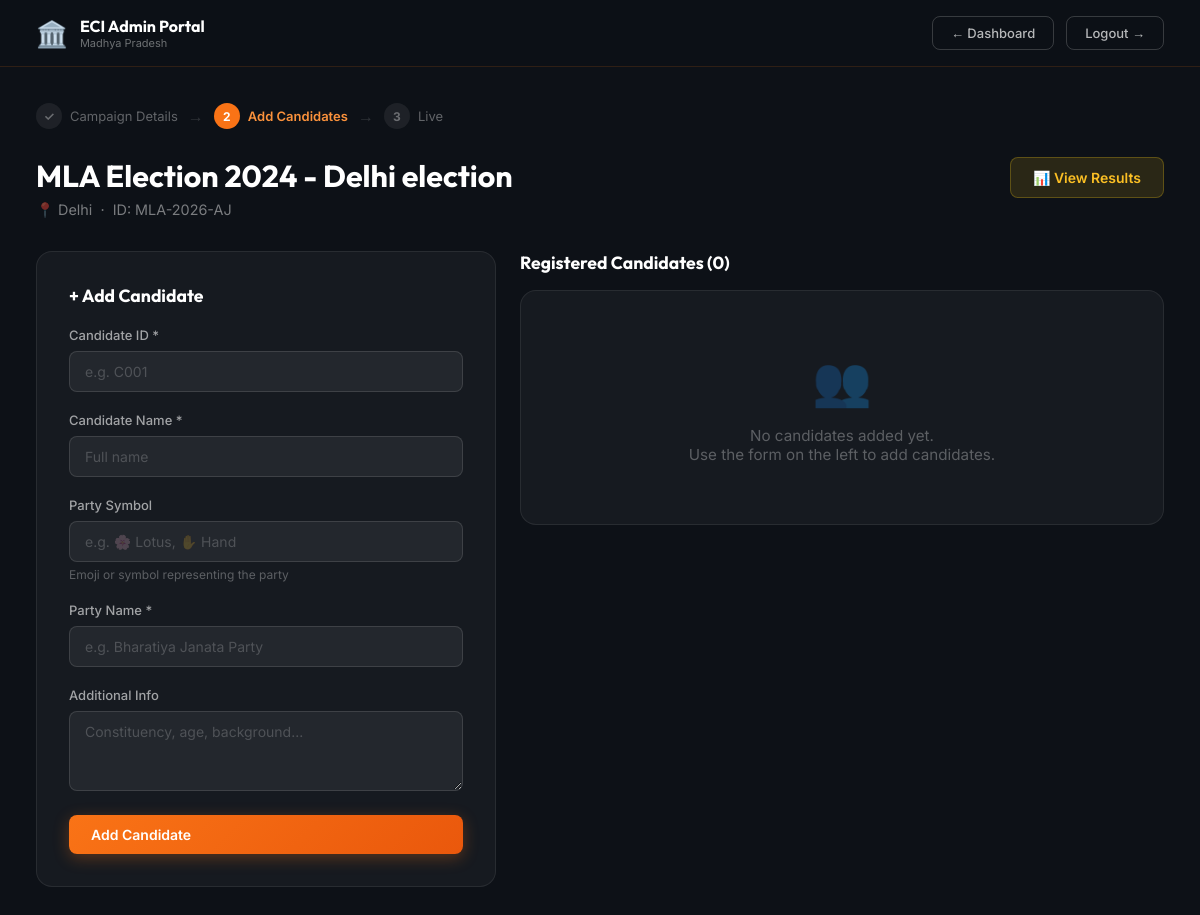
The page /admin/manage_campaign/MLA-2026-AJ (signed in) on the database its author committed.
### tables this page shows
CREATE TABLE campaigns (
        campaign_id TEXT PRIMARY KEY,
        campaign_name TEXT NOT NULL,
        constituency TEXT NOT NULL,
        start_dt TEXT NOT NULL,
        end_dt TEXT NOT NULL,
        result_published INTEGER DEFAULT 0
    );

### app.py (the view, shortened to what this page needs)
@app.route('/admin/manage_campaign/<campaign_id>', methods=['GET', 'POST'])
def manage_campaign(campaign_id):
    if not session.get('admin'):
        return redirect(url_for('admin_login'))
    con = get_db()
    cur = con.cursor()
    cur.execute("SELECT * FROM campaigns WHERE campaign_id=?", (campaign_id,))
    campaign = cur.fetchone()
    if not campaign:
        flash('Campaign not found.', 'error')
        con.close()
        return redirect(url_for('admin_dashboard'))
    cur.execute("SELECT * FROM candidates WHERE campaign_id=? ORDER BY candidate_id", (campaign_id,))
    candidates = cur.fetchall()
    con.close()
    return render_template('admin/manage_campaign.html', campaign=campaign, candidates=candidates)

### app.py (called while the page is built)
def get_db():
    con = sqlite3.connect(DB_PATH, timeout=20)
    con.row_factory = sqlite3.Row
    return con

### templates/admin/manage_campaign.html (shortened to what this page needs)
{% extends 'base.html' %}
{% block body_class %}admin-body portal-body{% endblock %}
{% block extra_css %}<link rel="stylesheet" href="{{ url_for('static', filename='admin.css') }}">{% endblock %}
{% block content %}
<nav class="portal-nav admin-nav">
  <a href="{{ url_for('admin_dashboard') }}" class="nav-brand">
    <span class="nav-brand-icon">🏛️</span>
    <div>
      <div class="nav-brand-text">ECI Admin Portal</div>
      <div class="nav-brand-sub">Madhya Pradesh</div>
    </div>
  </a>
  <div class="nav-actions">
    <a href="{{ url_for('admin_dashboard') }}" class="nav-logout">← Dashboard</a>
    <a href="{{ url_for('admin_logout') }}" class="nav-logout">Logout →</a>
  </div>
</nav>
<div class="portal-content">
  <div class="step-indicator">
    <div class="step"><span class="step-num">✓</span> Campaign Details</div>
    <span class="step-sep">→</span>
    <div class="step active"><span class="step-num">2</span> Add Candidates</div>
    <span class="step-sep">→</span>
    <div class="step"><span class="step-num">3</span> Live</div>
  </div>
  <div class="page-header" style="display:flex;justify-content:space-between;align-items:flex-start;flex-wrap:wrap;gap:12px">
    <div>
      <h1>{{ campaign['campaign_name'] }}</h1>
      <p>📍 {{ campaign['constituency'] }} &nbsp;·&nbsp; ID: {{ campaign['campaign_id'] }}</p>
    </div>
    <a href="{{ url_for('admin_results', campaign_id=campaign['campaign_id']) }}" class="btn btn-results">📊 View Results</a>
  </div>
  <div style="display:grid;grid-template-columns:1fr 1.4fr;gap:24px;align-items:start" class="manage-grid">
    <div class="form-card">
      <h3 style="color:white;font-family:'Outfit',sans-serif;font-size:1.1rem;margin-bottom:20px">+ Add Candidate</h3>
      <form method="POST" action="{{ url_for('manage_campaign', campaign_id=campaign['campaign_id']) }}">
        <div class="form-field">
          <label>Candidate ID *</label>
          <input type="text" name="candidate_id" placeholder="e.g. C001" required>
        </div>
        <div class="form-field">
          <label>Candidate Name *</label>
          <input type="text" name="candidate_name" placeholder="Full name" required>
        </div>
        <div class="form-field">
          <label>Party Symbol</label>
          <input type="text" name="party_symbol" placeholder="e.g. 🌸 Lotus, ✋ Hand">
          <div class="hint">Emoji or symbol representing the party</div>
        </div>
        <div class="form-field">
          <label>Party Name *</label>
          <input type="text" name="party_name" placeholder="e.g. Bharatiya Janata Party" required>
        </div>
        <div class="form-field">
          <label>Additional Info</label>
          <textarea name="additional_info" placeholder="Constituency, age, background..."></textarea>
        </div>
        <button type="submit" class="btn btn-create" style="width:100%">Add Candidate</button>
      </form>
    </div>
    <div>
      <div style="display:flex;justify-content:space-between;align-items:center;margin-bottom:16px">
        <h3 style="color:white;font-family:'Outfit',sans-serif;font-size:1.1rem">Registered Candidates ({{ candidates|length }})</h3>
      </div>
      {% if candidates %}
      <div style="display:flex;flex-direction:column;gap:12px">
        {% for cand in candidates %}
        <div class="card" style="padding:20px">
          <div style="display:flex;justify-content:space-between;align-items:flex-start">
            <div style="display:flex;gap:14px;align-items:center">
              <span style="font-size:2rem">{{ cand['party_symbol'] or '🗳️' }}</span>
              <div>
                <div style="color:white;font-weight:700;font-size:0.95rem">{{ cand['candidate_name'] }}</div>
                <div style="color:rgba(255,255,255,0.45);font-size:12px;margin-top:3px">{{ cand['party_name'] }}</div>
                <div style="color:rgba(255,255,255,0.3);font-size:11px;margin-top:2px">ID: {{ cand['candidate_id'] }}</div>
              </div>
            </div>
            <form method="POST" action="{{ url_for('delete_candidate', campaign_id=campaign['campaign_id'], candidate_id=cand['candidate_id']) }}" onsubmit="return confirm('Remove this candidate?')">
              <button type="submit" class="btn btn-sm btn-danger">✕ Remove</button>
            </form>
          </div>
          {% if cand['additional_info'] %}
          <div style="color:rgba(255,255,255,0.35);font-size:12px;margin-top:10px;padding-top:10px;border-top:1px solid rgba(255,255,255,0.06)">{{ cand['additional_info'] }}</div>
          {% endif %}
        </div>
        {% endfor %}
      </div>
      {% else %}
      <div class="card empty-state">
        <span class="empty-icon">👥</span>
        <p>No candidates added yet.<br>Use the form on the left to add candidates.</p>
      </div>
      {% endif %}
    </div>
  </div>
</div>
{% endblock %}

### static/style.css (style rules this page uses)
*, *::before, *::after { margin: 0; padding: 0; box-sizing: border-box; }
:root { --font-main: 'Inter', sans-serif; --font-display: 'Outfit', sans-serif; --radius: 14px; --radius-sm: 8px; --shadow: 0 8px 32px rgba(0,0,0,0.25); --transition: all 0.3s cubic-bezier(0.4, 0, 0.2, 1); }
body { font-family: var(--font-main); min-height: 100vh; }
.portal-body { min-height: 100vh; }
.portal-nav { display: flex; align-items: center; justify-content: space-between; padding: 16px 36px; border-bottom: 1px solid rgba(255,255,255,0.07); position: sticky; top: 0; z-index: 100; backdrop-filter: blur(20px); }
.nav-brand { display: flex; align-items: center; gap: 12px; text-decoration: none; }
.nav-brand-icon { font-size: 1.6rem; }
.nav-brand-text { font-family: var(--font-display); font-size: 1rem; font-weight: 700; color: white; }
.nav-brand-sub { font-size: 11px; color: rgba(255,255,255,0.4); }
.nav-actions { display: flex; align-items: center; gap: 12px; }
.nav-logout { padding: 8px 18px; border-radius: var(--radius-sm); font-size: 13px; font-weight: 500; text-decoration: none; transition: var(--transition); border: 1px solid rgba(255,255,255,0.18); color: rgba(255,255,255,0.7); }
.portal-content { padding: 36px; max-width: 1200px; margin: 0 auto; }
.page-header { margin-bottom: 32px; }
.page-header h1 { font-family: var(--font-display); font-size: 1.9rem; font-weight: 700; color: white; margin-bottom: 6px; }
.page-header p { color: rgba(255,255,255,0.45); font-size: 0.9rem; }
.card { background: rgba(255,255,255,0.04); border: 1px solid rgba(255,255,255,0.08); border-radius: 16px; padding: 28px; transition: var(--transition); }
.form-card { background: rgba(255,255,255,0.04); border: 1px solid rgba(255,255,255,0.08); border-radius: 16px; padding: 32px; }
.form-field { margin-bottom: 20px; }
.form-field label { display: block; color: rgba(255,255,255,0.6); font-size: 13px; font-weight: 500; margin-bottom: 8px; }
.form-field input, .form-field textarea, .form-field select { width: 100%; padding: 11px 15px; border-radius: var(--radius-sm); background: rgba(255,255,255,0.06); border: 1px solid rgba(255,255,255,0.12); color: white; font-size: 14px; font-family: var(--font-main); outline: none; transition: var(--transition); }
.form-field input::placeholder, .form-field textarea::placeholder { color: rgba(255,255,255,0.2); }
.form-field textarea { resize: vertical; min-height: 80px; }
.form-field .hint { color: rgba(255,255,255,0.3); font-size: 12px; margin-top: 5px; }
.btn { padding: 11px 22px; border-radius: var(--radius-sm); font-size: 14px; font-weight: 600; cursor: pointer; border: none; text-decoration: none; display: inline-flex; align-items: center; gap: 8px; transition: var(--transition); font-family: var(--font-main); }
.empty-state { text-align: center; padding: 60px 20px; color: rgba(255,255,255,0.3); }
.empty-state .empty-icon { font-size: 3rem; margin-bottom: 16px; display: block; }
.empty-state p { font-size: 0.95rem; }

### static/admin.css (style rules this page uses)
:root { --accent: #f97316; --accent-glow: rgba(249,115,22,0.2); --accent-subtle: rgba(249,115,22,0.08); --bg: #0d1117; --bg2: #161b22; --bg3: #1f2937; }
.admin-body { background: var(--bg); }
.admin-nav { background: rgba(13,17,23,0.9); border-bottom-color: rgba(249,115,22,0.15); }
.btn-create { background: linear-gradient(135deg, #f97316, #ea580c); color: white; box-shadow: 0 4px 16px rgba(249,115,22,0.3); }
.btn-results { background: rgba(250,204,21,0.12); color: #fbbf24; border: 1px solid rgba(250,204,21,0.25); }
.step-indicator { display: flex; align-items: center; gap: 10px; margin-bottom: 28px; }
.step { display: flex; align-items: center; gap: 8px; color: rgba(255,255,255,0.35); font-size: 13px; }
.step.active { color: #fb923c; font-weight: 600; }
.step-num { width: 26px; height: 26px; border-radius: 50%; background: rgba(255,255,255,0.07); display: flex; align-items: center; justify-content: center; font-size: 12px; font-weight: 700; }
.step.active .step-num { background: #f97316; color: white; }
.step-sep { color: rgba(255,255,255,0.15); }

### rows shown on the page
campaigns: campaign_name "MLA Election 2024 - Delhi election", constituency "Delhi", campaign_id "MLA-2026-AJ"

### other values the page prints
{{ candidates|length }} "0"
